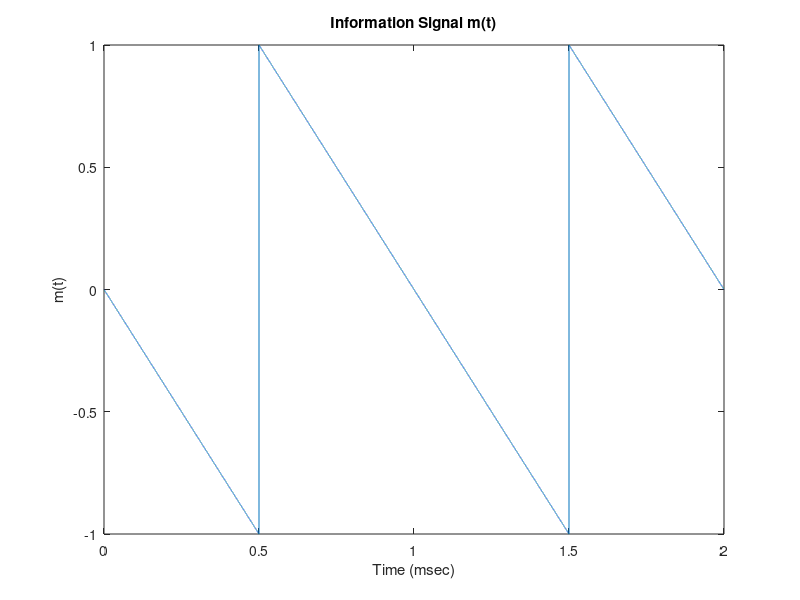
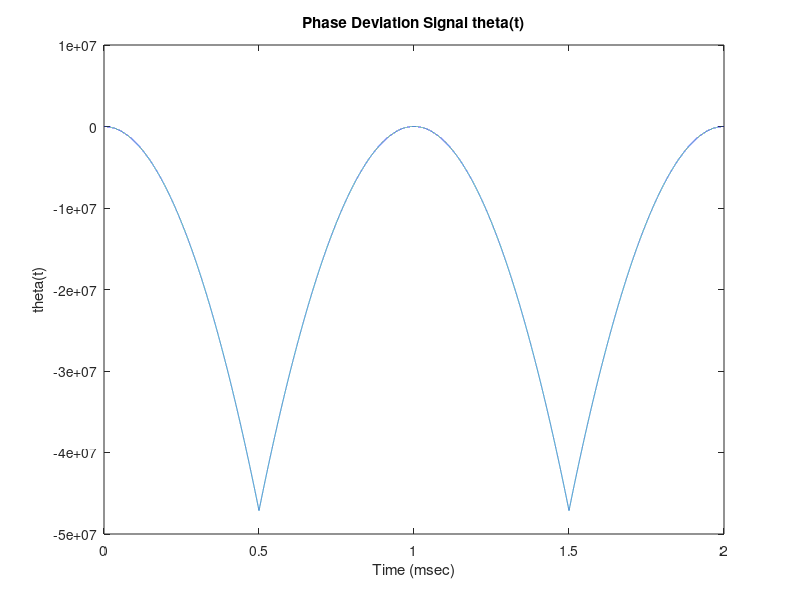
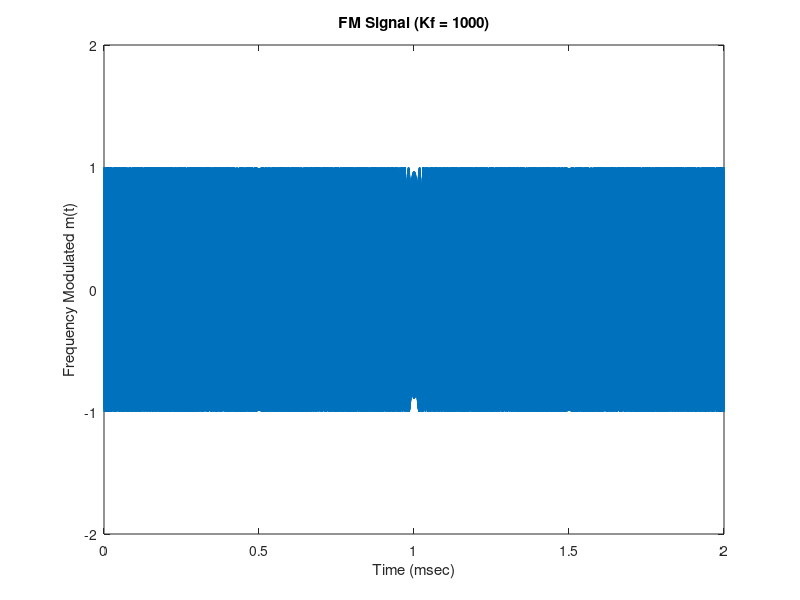
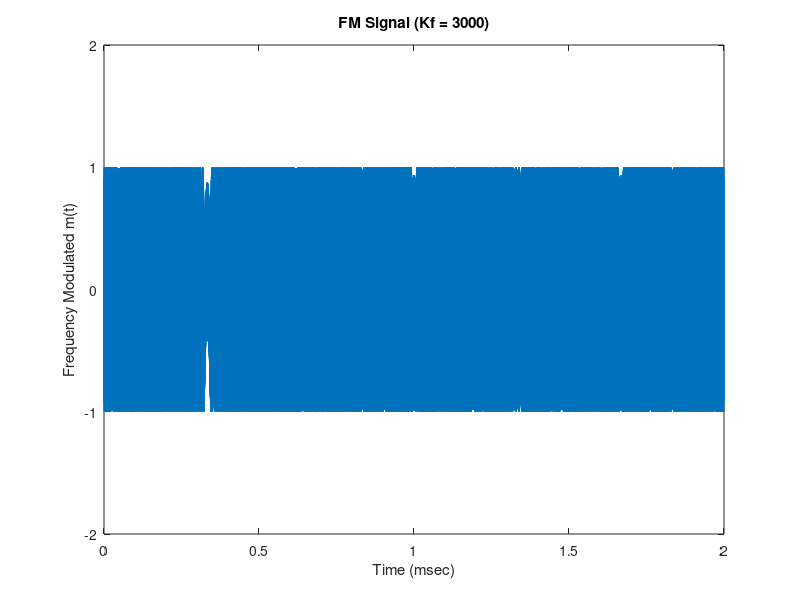

The MATLAB source for these figures, in order:
clear; clc;

%% Generate and Plot the Message Signal
fs = 30000;
N = 2*fs;
t = linspace(0,2,N);
m = sawtooth(2*pi*(-t+0.5));
figure('Name','Information Signal m(t)');
plot(t, m)
xlabel('Time (msec)')
ylabel('m(t)')
title('Information Signal m(t)')

%% Generate the Phase Deviation Signal
kf = 1000;
m_integrated = zeros(1,N);
for i = 1:N
    m_integrated(i) = trapz(m(1:i));
end
theta = 2 * pi * kf * m_integrated;
figure('Name','Phase Deviation Signal theta(t)');
plot(t, theta)
xlabel('Time (msec)')
ylabel('theta(t)')
title('Phase Deviation Signal theta(t)')

%% Generate the FM Signal
fc = 10000;
carrier = cos(2*pi*400*t);
modulated_carrier = cos(2*pi*fc*t + theta);
figure('Name','FM Signal');
plot(t, modulated_carrier)
xlabel('Time (msec)')
ylabel('Frequency Modulated m(t)')
title('FM Signal (Kf = 1000)');
ylim([-2,2])

%% Repeat for kf = 3000
kf_2 = 3000;
theta_2 = 2 * pi * kf_2 * m_integrated;
modulated_carrier_2 = cos(2*pi*fc*t + theta_2);
figure('Name','FM Signal');
plot(t, modulated_carrier_2)
xlabel('Time (msec)')
ylabel('Frequency Modulated m(t)')
title('FM Signal (Kf = 3000)');
ylim([-2,2])

%% Repeat for kf = 5000
kf_3 = 5000;
theta_3 = 2 * pi * kf_3 * m_integrated;
modulated_carrier_3 = cos(2*pi*fc*t + theta_3);
figure('Name','FM Signal');
plot(t, modulated_carrier_3)
xlabel('Time (msec)')
ylabel('Frequency Modulated m(t)')
title('FM Signal (Kf = 5000)');
ylim([-2,2])
